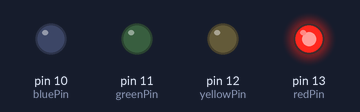
This sketch was run on a simulated Arduino Uno, built with avr-gcc and run on an emulated ATmega328P. On the bench: output pins drawn as LEDs (lit = HIGH).

Above: at 0.5 s.
At 2.5 s:
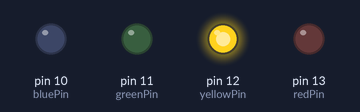
At 4.5 s:
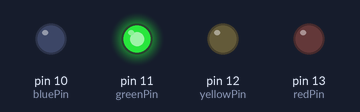
At 6.5 s:
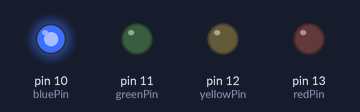
At 9.5 s:
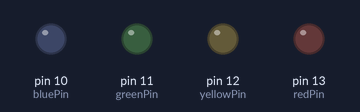
Timing chart, 0 to 10.4 s (numbered marks = the images above):
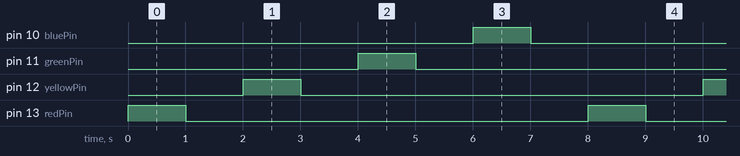

The sketch:

Blink.ino
```cpp
int redPin = 13;
int yellowPin = 12;
int greenPin = 11;
int bluePin = 10;
void setup() {
  // initialize digital pin LED_BUILTIN as an output.
  pinMode(yellowPin, OUTPUT);
  pinMode(bluePin, OUTPUT);
  pinMode(greenPin, OUTPUT);
  pinMode(redPin, OUTPUT);
}

// the loop function runs over and over again forever
void loop() {
  digitalWrite(redPin, HIGH);
  delay(1000);
  digitalWrite(redPin, LOW);
  delay(1000);
  digitalWrite(yellowPin, HIGH);
  delay(1000);
  digitalWrite(yellowPin, LOW);
  delay(1000);
  digitalWrite(greenPin, HIGH);
  delay(1000);
  digitalWrite(greenPin, LOW);
  delay(1000);
  digitalWrite(bluePin, HIGH);
  delay(1000);
  digitalWrite(bluePin, LOW);
  delay(1000);
}
```

Measured:
- by itself, pin 10 (bluePin), pin 11 (greenPin), pin 12 (yellowPin), pin 13 (redPin): alternates HIGH for 1.0 s and LOW for 7.0 s
- by itself, everything shown: repeats every 8.0 s, in 8 steps
